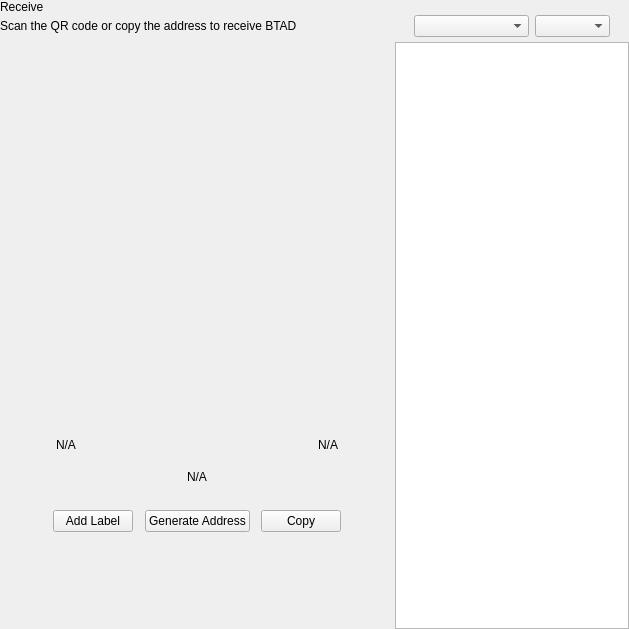
<?xml version="1.0" encoding="UTF-8"?>
<ui version="4.0">
 <class>ReceiveWidget</class>
 <widget class="QWidget" name="ReceiveWidget">
  <property name="geometry">
   <rect>
    <x>0</x>
    <y>0</y>
    <width>629</width>
    <height>629</height>
   </rect>
  </property>
  <property name="minimumSize">
   <size>
    <width>0</width>
    <height>0</height>
   </size>
  </property>
  <property name="windowTitle">
   <string>Form</string>
  </property>
  <layout class="QHBoxLayout" name="horizontalLayout_2" stretch="2,1">
   <property name="spacing">
    <number>0</number>
   </property>
   <property name="leftMargin">
    <number>0</number>
   </property>
   <property name="topMargin">
    <number>0</number>
   </property>
   <property name="rightMargin">
    <number>0</number>
   </property>
   <property name="bottomMargin">
    <number>0</number>
   </property>
   <item>
    <widget class="QWidget" name="left" native="true">
     <layout class="QVBoxLayout" name="verticalLayout_3">
      <property name="leftMargin">
       <number>0</number>
      </property>
      <property name="topMargin">
       <number>0</number>
      </property>
      <property name="rightMargin">
       <number>0</number>
      </property>
      <property name="bottomMargin">
       <number>0</number>
      </property>
      <item>
       <layout class="QVBoxLayout" name="verticalLayout_2">
        <property name="spacing">
         <number>0</number>
        </property>
        <property name="leftMargin">
         <number>0</number>
        </property>
        <item>
         <layout class="QHBoxLayout" name="horizontalLayout_3">
          <property name="spacing">
           <number>0</number>
          </property>
          <item>
           <layout class="QVBoxLayout" name="verticalLayout_4">
            <property name="spacing">
             <number>5</number>
            </property>
            <item>
             <widget class="QLabel" name="labelTitle">
              <property name="text">
               <string>Receive</string>
              </property>
             </widget>
            </item>
            <item alignment="Qt::AlignTop">
             <widget class="QLabel" name="labelSubtitle1">
              <property name="text">
               <string>Scan the QR code or copy the address to receive BTAD</string>
              </property>
             </widget>
            </item>
           </layout>
          </item>
          <item>
           <spacer name="horizontalSpacer">
            <property name="orientation">
             <enum>Qt::Horizontal</enum>
            </property>
            <property name="sizeHint" stdset="0">
             <size>
              <width>40</width>
              <height>20</height>
             </size>
            </property>
           </spacer>
          </item>
         </layout>
        </item>
        <item>
         <spacer name="verticalSpacer_2">
          <property name="orientation">
           <enum>Qt::Vertical</enum>
          </property>
          <property name="sizeType">
           <enum>QSizePolicy::Expanding</enum>
          </property>
          <property name="sizeHint" stdset="0">
           <size>
            <width>20</width>
            <height>50</height>
           </size>
          </property>
         </spacer>
        </item>
        <item alignment="Qt::AlignHCenter">
         <widget class="QWidget" name="layoutQR" native="true">
          <property name="maximumSize">
           <size>
            <width>510</width>
            <height>16777215</height>
           </size>
          </property>
          <layout class="QVBoxLayout" name="verticalLayoutQr">
           <item>
            <spacer name="verticalSpacer11">
             <property name="orientation">
              <enum>Qt::Vertical</enum>
             </property>
             <property name="sizeType">
              <enum>QSizePolicy::Fixed</enum>
             </property>
             <property name="sizeHint" stdset="0">
              <size>
               <width>20</width>
               <height>20</height>
              </size>
             </property>
            </spacer>
           </item>
           <item alignment="Qt::AlignHCenter">
            <widget class="QLabel" name="labelQrImg">
             <property name="minimumSize">
              <size>
               <width>260</width>
               <height>260</height>
              </size>
             </property>
             <property name="maximumSize">
              <size>
               <width>260</width>
               <height>260</height>
              </size>
             </property>
             <property name="text">
              <string/>
             </property>
             <property name="alignment">
              <set>Qt::AlignCenter</set>
             </property>
            </widget>
           </item>
           <item>
            <spacer name="verticalSpacer_21">
             <property name="orientation">
              <enum>Qt::Vertical</enum>
             </property>
             <property name="sizeType">
              <enum>QSizePolicy::Fixed</enum>
             </property>
             <property name="sizeHint" stdset="0">
              <size>
               <width>20</width>
               <height>30</height>
              </size>
             </property>
            </spacer>
           </item>
           <item>
            <widget class="QWidget" name="widget" native="true">
             <property name="minimumSize">
              <size>
               <width>0</width>
               <height>0</height>
              </size>
             </property>
             <layout class="QHBoxLayout" name="horizontalLayout_5">
              <item>
               <widget class="QLabel" name="labelLabel">
                <property name="text">
                 <string notr="true">N/A</string>
                </property>
               </widget>
              </item>
              <item>
               <spacer name="horizontalSpacer_2">
                <property name="orientation">
                 <enum>Qt::Horizontal</enum>
                </property>
                <property name="sizeHint" stdset="0">
                 <size>
                  <width>141</width>
                  <height>20</height>
                 </size>
                </property>
               </spacer>
              </item>
              <item>
               <widget class="QLabel" name="labelDate">
                <property name="text">
                 <string notr="true">N/A</string>
                </property>
                <property name="alignment">
                 <set>Qt::AlignRight|Qt::AlignTrailing|Qt::AlignVCenter</set>
                </property>
               </widget>
              </item>
             </layout>
            </widget>
           </item>
           <item>
            <widget class="QLabel" name="labelAddress">
             <property name="sizePolicy">
              <sizepolicy hsizetype="Expanding" vsizetype="Preferred">
               <horstretch>0</horstretch>
               <verstretch>0</verstretch>
              </sizepolicy>
             </property>
             <property name="minimumSize">
              <size>
               <width>300</width>
               <height>0</height>
              </size>
             </property>
             <property name="text">
              <string notr="true">N/A</string>
             </property>
             <property name="alignment">
              <set>Qt::AlignCenter</set>
             </property>
            </widget>
           </item>
           <item>
            <spacer name="verticalSpacer_4">
             <property name="orientation">
              <enum>Qt::Vertical</enum>
             </property>
             <property name="sizeType">
              <enum>QSizePolicy::Fixed</enum>
             </property>
             <property name="sizeHint" stdset="0">
              <size>
               <width>20</width>
               <height>20</height>
              </size>
             </property>
            </spacer>
           </item>
           <item>
            <layout class="QHBoxLayout" name="horizontalLayout_4">
             <item alignment="Qt::AlignHCenter">
              <widget class="QPushButton" name="pushButtonLabel">
               <property name="focusPolicy">
                <enum>Qt::NoFocus</enum>
               </property>
               <property name="text">
                <string>Add Label</string>
               </property>
              </widget>
             </item>
             <item alignment="Qt::AlignHCenter">
              <widget class="QPushButton" name="pushButtonNewAddress">
               <property name="focusPolicy">
                <enum>Qt::NoFocus</enum>
               </property>
               <property name="text">
                <string>Generate Address</string>
               </property>
              </widget>
             </item>
             <item alignment="Qt::AlignHCenter">
              <widget class="QPushButton" name="pushButtonCopy">
               <property name="focusPolicy">
                <enum>Qt::NoFocus</enum>
               </property>
               <property name="text">
                <string>Copy</string>
               </property>
              </widget>
             </item>
            </layout>
           </item>
           <item>
            <spacer name="verticalSpacer_3">
             <property name="orientation">
              <enum>Qt::Vertical</enum>
             </property>
             <property name="sizeType">
              <enum>QSizePolicy::Expanding</enum>
             </property>
             <property name="sizeHint" stdset="0">
              <size>
               <width>20</width>
               <height>20</height>
              </size>
             </property>
            </spacer>
           </item>
          </layout>
         </widget>
        </item>
        <item>
         <spacer name="verticalSpacer">
          <property name="orientation">
           <enum>Qt::Vertical</enum>
          </property>
          <property name="sizeHint" stdset="0">
           <size>
            <width>20</width>
            <height>40</height>
           </size>
          </property>
         </spacer>
        </item>
       </layout>
      </item>
     </layout>
    </widget>
   </item>
   <item>
    <widget class="QWidget" name="right" native="true">
     <layout class="QVBoxLayout" name="verticalLayout_5">
      <property name="spacing">
       <number>0</number>
      </property>
      <property name="leftMargin">
       <number>1</number>
      </property>
      <property name="topMargin">
       <number>0</number>
      </property>
      <property name="rightMargin">
       <number>0</number>
      </property>
      <property name="bottomMargin">
       <number>0</number>
      </property>
      <item>
       <layout class="QVBoxLayout" name="container_right">
        <property name="spacing">
         <number>0</number>
        </property>
        <property name="leftMargin">
         <number>0</number>
        </property>
        <property name="rightMargin">
         <number>0</number>
        </property>
        <item>
         <layout class="QVBoxLayout" name="verticalLayout">
          <property name="spacing">
           <number>6</number>
          </property>
          <property name="leftMargin">
           <number>19</number>
          </property>
          <property name="rightMargin">
           <number>19</number>
          </property>
          <item>
           <widget class="OptionButton" name="btnRequest" native="true"/>
          </item>
          <item>
           <widget class="OptionButton" name="btnMyAddresses" native="true">
            <property name="sizePolicy">
             <sizepolicy hsizetype="Preferred" vsizetype="Minimum">
              <horstretch>0</horstretch>
              <verstretch>0</verstretch>
             </sizepolicy>
            </property>
           </widget>
          </item>
         </layout>
        </item>
        <item>
         <widget class="QWidget" name="sortWidget" native="true">
          <layout class="QHBoxLayout" name="horizontalLayout_6">
           <property name="leftMargin">
            <number>19</number>
           </property>
           <property name="rightMargin">
            <number>19</number>
           </property>
           <property name="bottomMargin">
            <number>5</number>
           </property>
           <item>
            <spacer name="horizontalSpacer_3">
             <property name="orientation">
              <enum>Qt::Horizontal</enum>
             </property>
             <property name="sizeHint" stdset="0">
              <size>
               <width>40</width>
               <height>20</height>
              </size>
             </property>
            </spacer>
           </item>
           <item>
            <widget class="QComboBox" name="comboBoxSort">
             <property name="sizePolicy">
              <sizepolicy hsizetype="Preferred" vsizetype="Fixed">
               <horstretch>0</horstretch>
               <verstretch>0</verstretch>
              </sizepolicy>
             </property>
             <property name="minimumSize">
              <size>
               <width>115</width>
               <height>0</height>
              </size>
             </property>
            </widget>
           </item>
           <item>
            <widget class="QComboBox" name="comboBoxSortOrder">
             <property name="sizePolicy">
              <sizepolicy hsizetype="Preferred" vsizetype="Fixed">
               <horstretch>0</horstretch>
               <verstretch>0</verstretch>
              </sizepolicy>
             </property>
             <property name="minimumSize">
              <size>
               <width>75</width>
               <height>0</height>
              </size>
             </property>
            </widget>
           </item>
          </layout>
         </widget>
        </item>
        <item>
         <widget class="QListView" name="listViewAddress"/>
        </item>
       </layout>
      </item>
     </layout>
    </widget>
   </item>
  </layout>
 </widget>
 <customwidgets>
  <customwidget>
   <class>OptionButton</class>
   <extends>QWidget</extends>
   <header>qt/pivx/optionbutton.h</header>
   <container>1</container>
  </customwidget>
 </customwidgets>
 <resources/>
 <connections/>
</ui>
